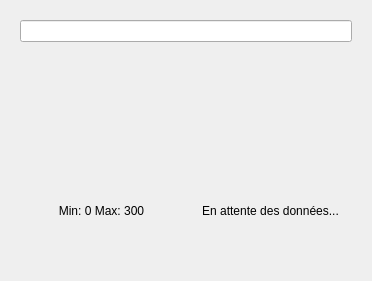
<?xml version="1.0" encoding="UTF-8"?>
<ui version="4.0">
 <class>PollutionWidget</class>
 <widget class="QWidget" name="PollutionWidget">
  <property name="geometry">
   <rect>
    <x>0</x>
    <y>0</y>
    <width>372</width>
    <height>281</height>
   </rect>
  </property>
  <property name="windowTitle">
   <string>Form</string>
  </property>
  <layout class="QVBoxLayout" name="verticalLayout">
   <item>
    <widget class="QStackedWidget" name="stackedWidget">
     <property name="currentIndex">
      <number>0</number>
     </property>
     <widget class="QWidget" name="page_affichageDefaut_3">
      <layout class="QVBoxLayout" name="verticalLayout_8">
       <item>
        <widget class="QLineEdit" name="lineEdit_header">
         <property name="alignment">
          <set>Qt::AlignCenter</set>
         </property>
        </widget>
       </item>
       <item>
        <layout class="QVBoxLayout" name="verticalLayout_content">
         <item>
          <widget class="QLabel" name="label_Indice">
           <property name="font">
            <font>
             <pointsize>70</pointsize>
             <weight>75</weight>
             <bold>true</bold>
             <underline>false</underline>
            </font>
           </property>
           <property name="frameShape">
            <enum>QFrame::NoFrame</enum>
           </property>
           <property name="lineWidth">
            <number>1</number>
           </property>
           <property name="text">
            <string/>
           </property>
           <property name="alignment">
            <set>Qt::AlignCenter</set>
           </property>
           <property name="margin">
            <number>0</number>
           </property>
          </widget>
         </item>
         <item>
          <layout class="QHBoxLayout" name="horizontalLayout_footer">
           <item>
            <widget class="QLabel" name="label_MinMax">
             <property name="text">
              <string>Min: 0 Max: 300</string>
             </property>
             <property name="alignment">
              <set>Qt::AlignCenter</set>
             </property>
            </widget>
           </item>
           <item>
            <widget class="QLabel" name="label_Station">
             <property name="palette">
              <palette>
               <active>
                <colorrole role="WindowText">
                 <brush brushstyle="SolidPattern">
                  <color alpha="255">
                   <red>0</red>
                   <green>0</green>
                   <blue>0</blue>
                  </color>
                 </brush>
                </colorrole>
                <colorrole role="Text">
                 <brush brushstyle="SolidPattern">
                  <color alpha="255">
                   <red>0</red>
                   <green>0</green>
                   <blue>0</blue>
                  </color>
                 </brush>
                </colorrole>
               </active>
               <inactive>
                <colorrole role="WindowText">
                 <brush brushstyle="SolidPattern">
                  <color alpha="255">
                   <red>0</red>
                   <green>0</green>
                   <blue>0</blue>
                  </color>
                 </brush>
                </colorrole>
                <colorrole role="Text">
                 <brush brushstyle="SolidPattern">
                  <color alpha="255">
                   <red>0</red>
                   <green>0</green>
                   <blue>0</blue>
                  </color>
                 </brush>
                </colorrole>
               </inactive>
               <disabled>
                <colorrole role="WindowText">
                 <brush brushstyle="SolidPattern">
                  <color alpha="255">
                   <red>190</red>
                   <green>190</green>
                   <blue>190</blue>
                  </color>
                 </brush>
                </colorrole>
                <colorrole role="Text">
                 <brush brushstyle="SolidPattern">
                  <color alpha="255">
                   <red>190</red>
                   <green>190</green>
                   <blue>190</blue>
                  </color>
                 </brush>
                </colorrole>
               </disabled>
              </palette>
             </property>
             <property name="text">
              <string>En attente des données...</string>
             </property>
             <property name="alignment">
              <set>Qt::AlignCenter</set>
             </property>
            </widget>
           </item>
          </layout>
         </item>
        </layout>
       </item>
      </layout>
     </widget>
     <widget class="QWidget" name="page_affichageGraphique_3">
      <layout class="QVBoxLayout" name="verticalLayout_10">
       <item>
        <widget class="QLabel" name="label_Titre2">
         <property name="text">
          <string>Pollution Application</string>
         </property>
         <property name="alignment">
          <set>Qt::AlignCenter</set>
         </property>
        </widget>
       </item>
       <item>
        <widget class="QWidget" name="widget" native="true"/>
       </item>
       <item>
        <widget class="QLabel" name="label_graph">
         <property name="text">
          <string>En attente des données...</string>
         </property>
         <property name="alignment">
          <set>Qt::AlignCenter</set>
         </property>
        </widget>
       </item>
      </layout>
     </widget>
    </widget>
   </item>
  </layout>
 </widget>
 <resources/>
 <connections/>
</ui>
